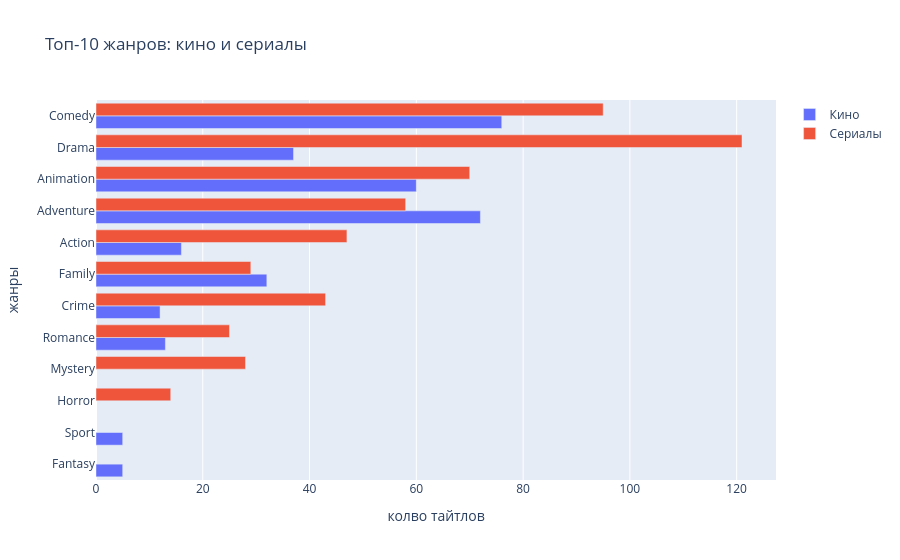

This figure's notebook cell:
### Markdown cell above
## 2.1 Жанры


В исходном датасете жанров не было - они появились только после обогащения датасетами IMDb, один тайтл может относиться сразу к нескольким жанрам поэтому раскладываем список жанров по строкам и считаем частоты отдельно для кино и сериалов

### Code cell
# раскладываем жанры по строкам и берем топ-10
def genre_counts(df,kindd):
    g = df.assign(genre=df['genres'].fillna('unknown').str.split(',')).explode('genre')
    out =g['genre'].value_counts().head(10).reset_index()
    out.columns =['genre', 'count']
    out['kind'] =kindd
    
    return out

gc = pd.concat([genre_counts(movies, 'Кино'), genre_counts(tv, 'Сериалы')])

fig = px.bar(gc, x='count', y='genre', color='kind', barmode='group', orientation='h',
             title='Топ-10 жанров: кино и сериалы',
             labels={'count':'колво тайтлов','genre':'жанры','kind':''})
fig.update_layout(yaxis={'categoryorder': 'total ascending'})
fig.show()

### Figure 1 — Plotly figure (JSON) as saved in the notebook; plotly's stock layout.template omitted (floating-point values rounded to 4 significant figures)
{"data": [{"alignmentgroup": "True", "hovertemplate": "=Кино<br>колво тайтлов=%{x}<br>жанры=%{y}<extra></extra>", "legendgroup": "Кино", "marker": {"color": "#636efa", "pattern": {"shape": ""}}, "name": "Кино", "offsetgroup": "Кино", "orientation": "h", "showlegend": true, "textposition": "auto", "type": "bar", "x": [76, 72, 60, 37, 32, 16, 13, 12, 5, 5], "xaxis": "x", "y": ["Comedy", "Adventure", "Animation", "Drama", "Family", "Action", "Romance", "Crime", "Fantasy", "Sport"], "yaxis": "y"}, {"alignmentgroup": "True", "hovertemplate": "=Сериалы<br>колво тайтлов=%{x}<br>жанры=%{y}<extra></extra>", "legendgroup": "Сериалы", "marker": {"color": "#EF553B", "pattern": {"shape": ""}}, "name": "Сериалы", "offsetgroup": "Сериалы", "orientation": "h", "showlegend": true, "textposition": "auto", "type": "bar", "x": [121, 95, 70, 58, 47, 43, 29, 28, 25, 14], "xaxis": "x", "y": ["Drama", "Comedy", "Animation", "Adventure", "Action", "Crime", "Family", "Mystery", "Romance", "Horror"], "yaxis": "y"}], "layout": {"barmode": "group", "legend": {"title": {"text": ""}, "tracegroupgap": 0}, "title": {"text": "Топ-10 жанров: кино и сериалы"}, "xaxis": {"anchor": "y", "domain": [0, 1], "title": {"text": "колво тайтлов"}}, "yaxis": {"anchor": "x", "categoryorder": "total ascending", "domain": [0, 1], "title": {"text": "жанры"}}}}
